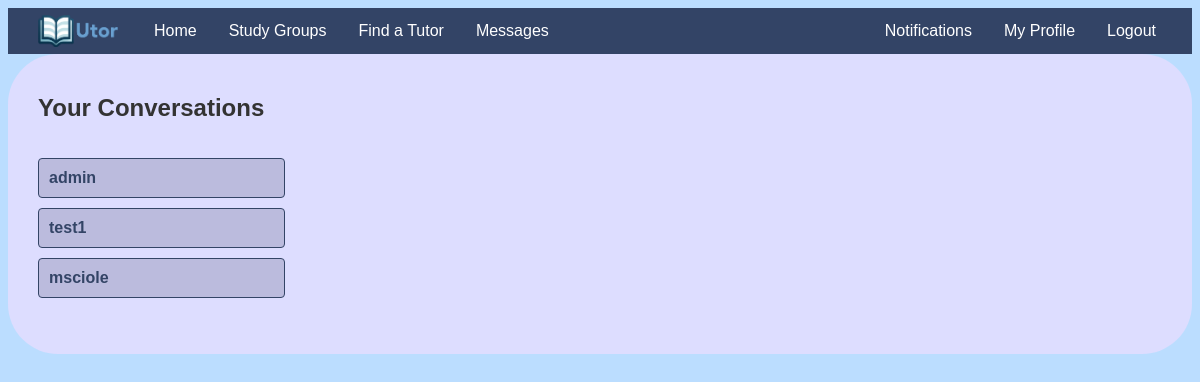
Page /message_page/ (signed in) on the earlier database version.
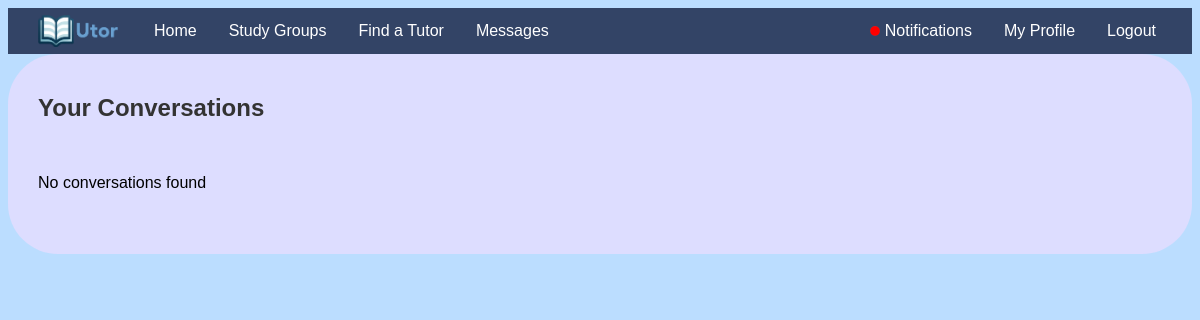
Same page on the later database version.
### main/models.py (models this page shows, shortened)
class Recipient_Group(models.Model):
    dmid = models.CharField(max_length=100, unique=True)
    student = models.CharField(max_length=100, default="")
    tutor = models.CharField(max_length=100, default="")

### main/views.py (the view)
# urls.py: path('message_page/', views.message_page, name='message_page'),
def message_page(request):
    user = get_object_or_404(User, username=request.user.username)
    user_dms = Recipient_Group.objects.filter(dmid__icontains=user.id).all()
    return render(request, 'messages.html', {'user_dms': user_dms})

### main/models.py (called while the page is built)
    def has_notifications(self):
        return bool(Notification.objects.filter(user=self))

    def num_notifications(self):
        return len(Notification.objects.filter(user=self))

### main/templates/messages.html
{% extends 'base.html' %}
{% block content %}
<div class="outer">
  <div class="maindiv">
  <h2 class="messages" >Your Conversations</h2>
  <ul class="convos">
    {% for dm in user_dms %}
        <li class="convo-list"><a class="select-convo" href="{% url 'send_message' dmid=dm.dmid %}">
  		{% if dm.tutor == request.user.username %}
         		{{dm.student}}
  		{% else %}
  			{{dm.tutor}}
  		{% endif %}
        </a></li>
    {% endfor %}
    {% if not user_dms %}
      <p>No conversations found</p>
    {% endif %}
  </ul>
  </div>
</div>
{% endblock %}

Differences in the rows shown:
removed Recipient_Group: student "admin"
removed Recipient_Group: tutor "test1"
removed Recipient_Group: student "msciole"
Other differences:
text now shown: "No conversations found"
